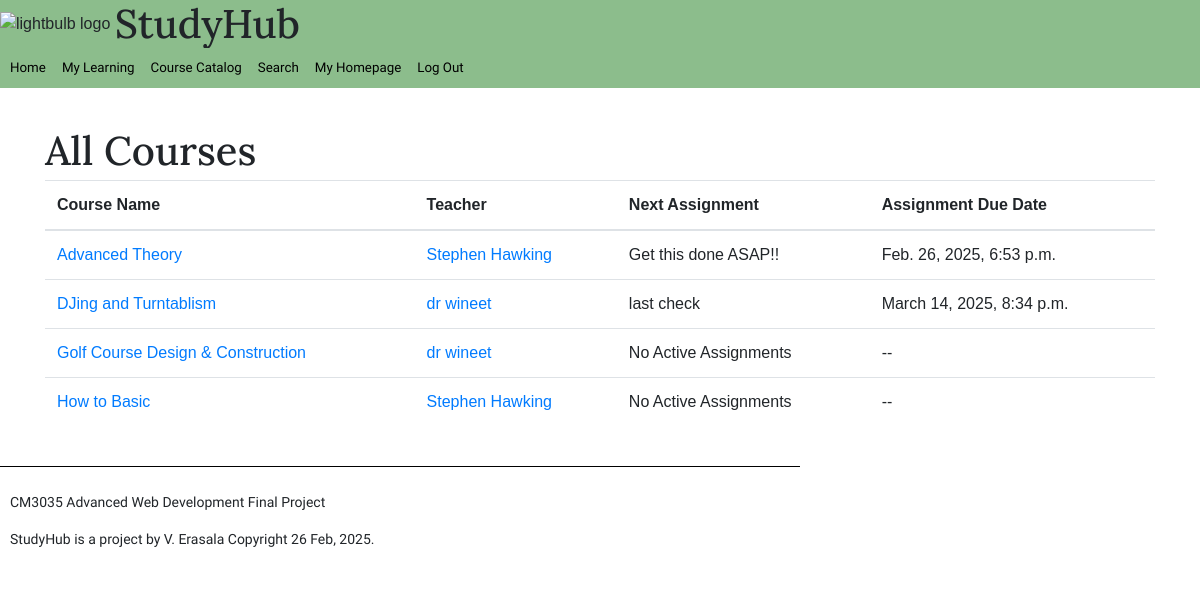
/my-learning/ (signed in), run on the app's committed database.
### study_hub/models.py (models this page shows, shortened)
class Course(models.Model):
    title = models.CharField(max_length=255)
    description = models.TextField()
    teacher = models.ForeignKey(User, on_delete=models.CASCADE, related_name='courses_taught')
    students = models.ManyToManyField(User, through='Enrollment', related_name='courses_enrolled')

class User(AbstractUser):
    is_teacher = models.BooleanField(default=False)
    name = models.CharField(max_length = 255)
    photo = models.ImageField(upload_to='profile_photos/', blank=True, null=True)
    groups = models.ManyToManyField(
        Group,
        blank=True,
        related_name="study_hub_user_set",
        related_query_name="user",
    )
    user_permissions = models.ManyToManyField(
        Permission,
        blank=True,
        related_name="study_hub_user_set",
        related_query_name="user",
    )

### study_hub/views.py (the view)
# urls.py: path('my-learning/', views.my_learning_view, name = 'my_learning'),
@login_required
def my_learning_view(request):
    user = request.user
    course_data = Course.objects.filter(students=user).annotate(
        latest_assignment=Max('materials__title', filter=models.Q(materials__assignment_due_date__gte=now())), #perform a query for the assignment with the nearest due date
        assignment_due=Max('materials__assignment_due_date', filter=models.Q(materials__assignment_due_date__gte=now()))
    ).order_by('title')
    context = {'user_courses': course_data}
    return render(request, 'study_hub/my_learning.html', context)

### study_hub/templatetags/my_tags.py (called while the page is built)
@register.simple_tag
def todays_date():
    return datetime.datetime.now().strftime("%d %b, %Y")

### study_hub/templates/study_hub/my_learning.html
{% extends "./base.html" %}
{% load bootstrap4 %}
{% block content %}
<div class = "container mt-4 mb-4">
    <div class = "row">
        <div class="col-md-12">
            <h1>All Courses</h1>
            <table class = "table">
                <thead>
                    <tr>
                        <th>Course Name</th>
                        <th>Teacher</th>
                        <th>Next Assignment</th>
                        <th>Assignment Due Date</th>
                    </tr>
                </thead>
                <tbody>
                    {% for course in user_courses %}
                    <tr>
                        <td><a href="/course/{{course.pk}}">{{ course.title }}</a></td>
                        <td><a href="/user/{{course.teacher.username}}">{{ course.teacher.name }}</a></td>
                        <td> {{ course.latest_assignment|default:"No Active Assignments" }} </td>
                        <td> {{ course.assignment_due|default:"--" }} </td>
                    </tr>
                    {% endfor %}
                </tbody>
            </table>
        </div>
    </div>
</div>
{% endblock %}

### study_hub/static/css/study_hub.css (style rules this page uses)
body { font-family: Sans-Serif; margin: 0px; border: 0px; padding: 0px; }
h1,h2,h3, h4, h5 { margin-top: 15px; margin-bottom: 5px; font-family: 'Lora'; }
a { text-decoration: none; }

### data on the page
Course: title "Advanced Theory", teacher.name "Stephen Hawking", latest_assignment "Get this done ASAP!!", assignment_due "Feb. 26, 2025, 6:53 p.m."
Course: title "DJing and Turntablism", teacher.name "dr wineet", latest_assignment "last check", assignment_due "March 14, 2025, 8:34 p.m."
Course: title "Golf Course Design & Construction", teacher.name "dr wineet", latest_assignment "No Active Assignments", assignment_due "--"
Course: title "How to Basic", teacher.name "Stephen Hawking", latest_assignment "No Active Assignments", assignment_due "--"
